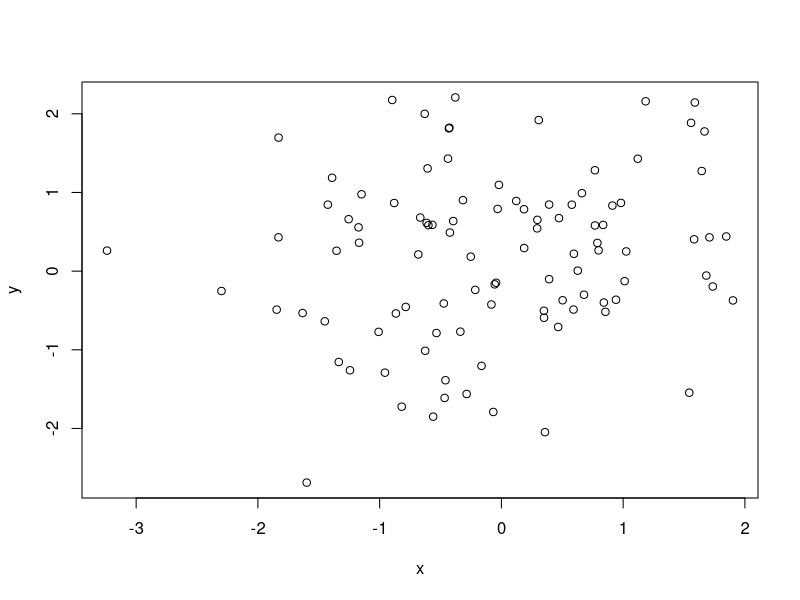
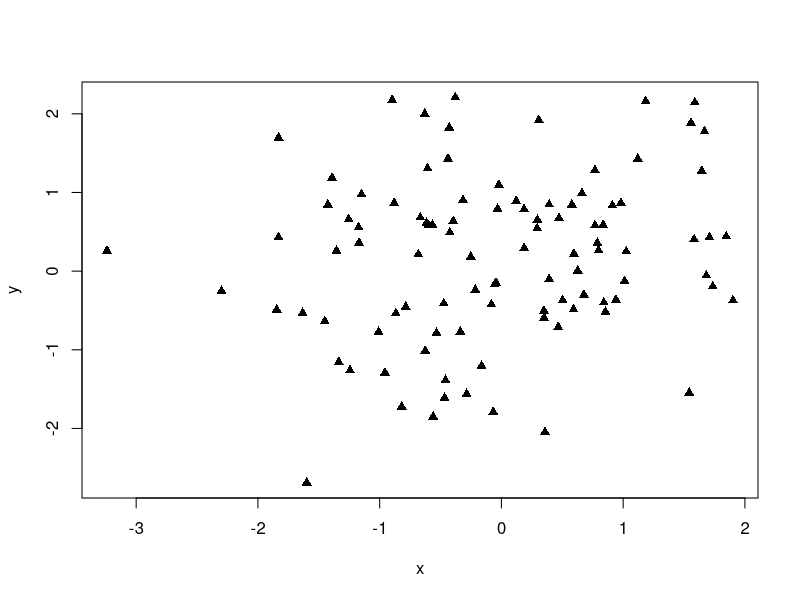

Recreate these plots in R, in order.
## 2020/02/28 Phil's R script

x <- rnorm(100)
mean(x) 
y <- rnorm(100)

plot(x, y) ## Symbols look too basic, Phil.  Don't you have any sense of style?
# plot(x, y, pch = 19) ## Still not happy with black circles.  我不高兴。
plot(x, y, pch = 17) ## Heck yeah, Casey!
